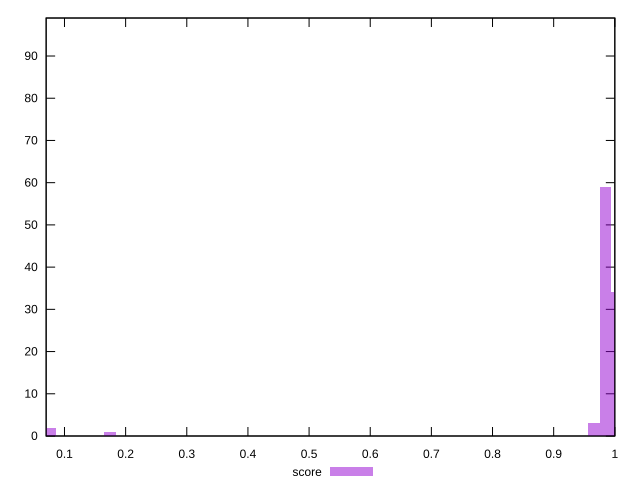

The script that saved this image:
reset

$score <<EOF
0.17379504450919914 1
0.07724224200408851 2
0.9848385855521286 59
1.0041491460531506 34
0.9655280250511064 3
EOF

set key outside below
set boxwidth 0.019310560501022127
set xrange [0.07:1]
set yrange [0:99]
set trange [0:99]
set style fill transparent solid 0.5 noborder
set terminal svg size 640, 490 enhanced background rgb 'white'
set output "report/report_00029_2021-02-24T13-36-40.390Z/interactive/samples/card/score/histogram.svg"

plot $score title "score" with boxes

reset
